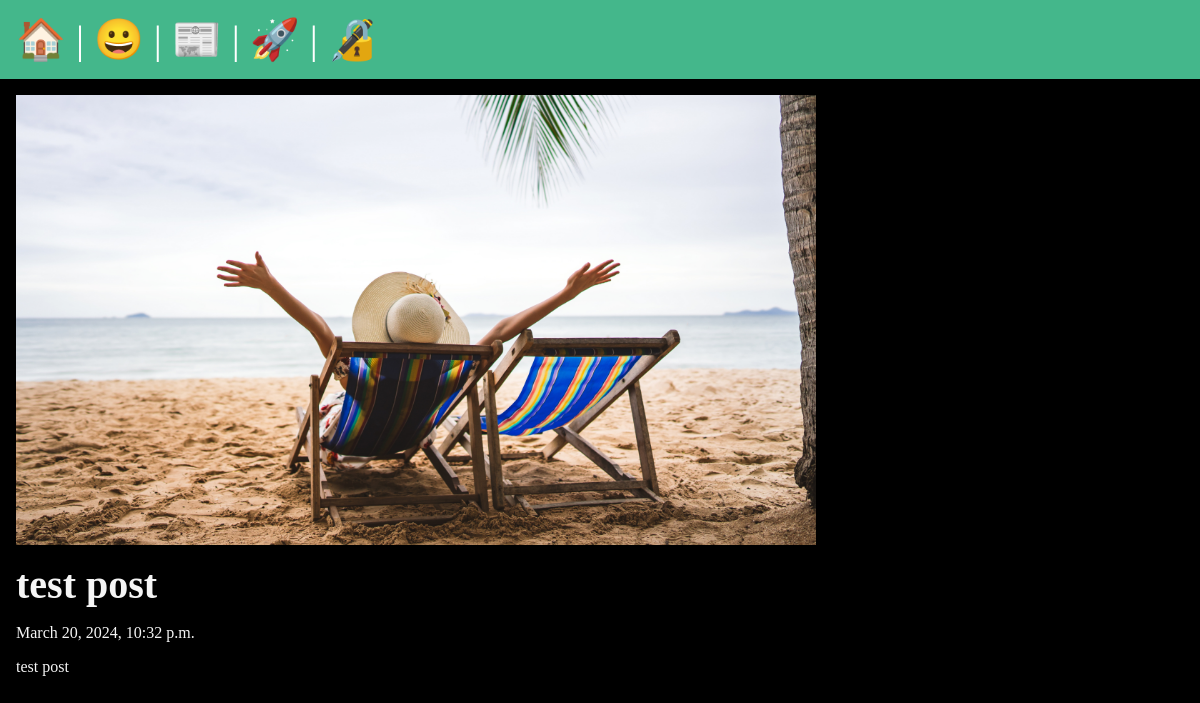
Screenshot of /posts/test-post with the database file from the repository.
### posts/models.py (models this page shows, shortened)
class Post(models.Model):
    title = models.CharField(max_length=75)
    body = models.TextField()
    slug = models.SlugField()
    date = models.DateTimeField(auto_now_add=True)
    banner = models.ImageField(default='fallback.png', blank=True)
    author = models.ForeignKey(User, on_delete=models.CASCADE, default=None)

### posts/views.py (the view)
# urls.py: path('<slug:slug>', views.post_page, name="page"),
def post_page(request, slug):
    post = Post.objects.get(slug=slug)
    return render(request, 'posts/post_page.html', {'post': post})

### posts/templates/posts/post_page.html (shortened to what this page needs)
{% extends 'layout.html' %}
{% block content %}
    <section>
        <img
            class="banner"
            src="{{ post.banner.url }}"
            alt="{{ post.title }}"
        />
        <h1>{{ post.title }}</h1>
        <p>{{ post.date }}</p>
        <p>{{ post.body }}</p>
    </section>
{% endblock %}

### static/css/style.css (style rules this page uses)
* { margin: 0; padding: 0; box-sizing: border-box; }
body { min-height: 100vh; background-color: black; color: whitesmoke; font-size: 3rem; }
section { display: flex; flex-flow: column; gap: 1rem; }
h1, h2 { font-size: 2.5rem; }
p { font-size: 1rem; }
.banner { display: block; width: 100%; max-width: 800px; }

### rows the page displays
Post: banner (picture), title "test post", date "March 20, 2024, 10:32 p.m.", body "test post"
